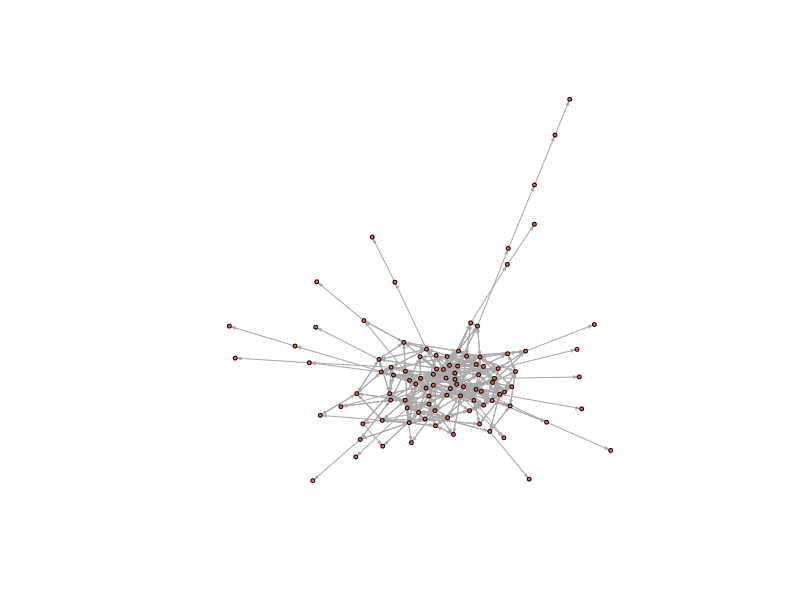

The R source for this figure:
## ---- chunk 1
# A basic function which prevents the formation of specified triads in a random graph simulation
banning_triads_game = function(n = 100, porm = .05, banned = c(2), sim_max = 1000000, probrecip = .5){
  
  require(igraph) # Ensures igraph is loaded
  
  if(any(c(1) %in% banned)){
    stop("Can't ban 003s") # Stops the simulation if the user tried to bad 003 or 012 triads
  }
  
  num_edges = round(n*(n-1)*porm, 2) # calculates the desired number of edges according to the N and Porm parameters
  
  net = make_empty_graph(n = n, directed = TRUE) # initializes an empty network

  edge_count = 0
  sim_count = 0
  
  while(edge_count < num_edges){ # Begins a loop, which ends once the requisite number of edges is reached. 
    
    # This part samples two nodes, checks whether the two sampled nodes are the same node, and whether an edge is already present in the network between these nodes
    
    uniq = TRUE
    edge_present = TRUE
    while(uniq == TRUE | edge_present == TRUE){
      edge_id = sample(1:n, 2, replace = T)
      uniq = edge_id[1] == edge_id[2]
      reciprocated = sample(c(FALSE, TRUE), 1, prob = c(1-probrecip, probrecip))
      edge_present_1 = are.connected(net, edge_id[1], edge_id[2])
      if (reciprocated){
        edge_present_2 = are.connected(net, edge_id[2], edge_id[1])
        edge_present = edge_present_1|edge_present_2
      } else {
        edge_present = edge_present_1
      }
    }
    
    # Calculates the traid census for the network before adding an edge
    before = triad.census(net)
    net_new = net + edge(edge_id) # Adds in the edge
    if(reciprocated){
      edge_id_rev = edge_id[2:1]
      net_new = net_new + edge(edge_id_rev) # Adds in the edge
    }
    after = triad.census(net_new) # Calculates the triad census again
    triad_diff = after - before # Checks to see how much the triad census changed
    
    if(all(triad_diff[banned] == 0)){
      net = net_new # If the banned triads still aren't observed, then the new network is accepted.
    }
    
    edge_count = ecount(net) # number of edges updated
    sim_count = sim_count + 1 # Simulation count updated
    if(sim_count > sim_max){
      print("Warning: Failed to converge, banned triads may be incompatible") # exits simulation if simulation max count is exceeded
      return(net)
    }
  }
  return(net) # Returns the simulated network
}
## ---- chunk 2
no_cycles = banning_triads_game(banned = c(4,5,7))
triad_census(no_cycles)
plot(no_cycles, vertex.size = 2, vertex.label = NA, vertex.color = "tomato", edge.arrow.size = .2)
